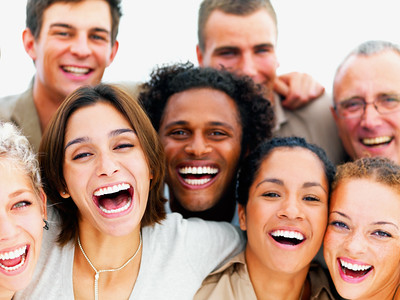
#> input picture Módulos/Módulo2/Scripts/arquivos/rosto05.jpg, 400 x 300 px
$ python py08.py
#> lines starting #> are read from the running program, lines starting #| are printed output that depends on the picture; after the words box and inside, x2 and y2 are one past the last pixel; in counts of white or black regions, pixels touching at a corner belong together
# -*- coding: utf-8 -*-
"""
Created on Tue Apr 28 17:03:33 2020

@author: André
"""

import numpy as np
import cv2
import matplotlib.pyplot as plt

# Ler imagem
rosto = cv2.imread('arquivos/rosto05.jpg')
#> rosto is the input picture: shape (300, 400, 3); mean B, G, R 136.4, 152.3, 188.1
rosto = cv2.cvtColor(rosto, cv2.COLOR_BGR2RGB)
#rosto = cv2.GaussianBlur(rosto,(51,33),0)
plt.imshow(rosto)

face_cascade = cv2.CascadeClassifier('arquivos/haarcascade_frontalface_default.xml')

eye_cascade = cv2.CascadeClassifier('arquivos/haarcascade_eye.xml')


# Função que detecta os rostos
#******************************************************************************************

def detect_face(img):


    face_img = img.copy()

    #face_rects = face_cascade.detectMultiScale(face_img)
    face_rects = face_cascade.detectMultiScale(face_img, scaleFactor=1.5, minNeighbors=5)
#> face_rects = [[36, 4, 81, 81], [139, 83, 122, 122], [45, 104, 122, 122], [228, 147, 122, 122]]

    for (x,y,w,h) in face_rects:
        cv2.rectangle(face_img, (x,y), (x+w,y+h), (0,0,255), 4)
#> this loop made 4 passes
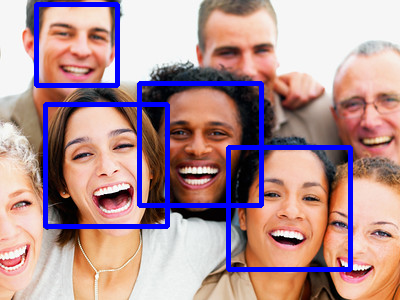
#> face_img: shape (300, 400, 3); mean R, G, B 178.2, 144.9, 148.8

    return face_img

#******************************************************************************************


# Função que detecta os olhos
#******************************************************************************************
def detect_eyes(img):

    face_img = img.copy()

    eyes = eye_cascade.detectMultiScale(face_img)
#> eyes = [[55, 22, 23, 23], [86, 26, 24, 24], [249, 38, 24, 24], [169, 120, 24, 24], [201, 120, 25, 25], [70, 142, 26, 26], [261, 184, 21, 21], [6, 191, 27, 27], [368, 222, 24, 24], [108, 131, 26, 26], [104, 129, 36, 36]]

    for (x,y,w,h) in eyes:
        cv2.rectangle(face_img, (x,y), (x+w,y+h), (0,255,0), 3)
#> this loop made 11 passes
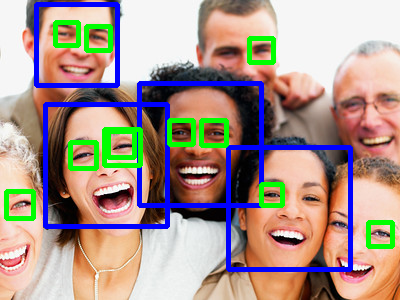
#> face_img: shape (300, 400, 3); 4.46% of pixels changed, all inside (x1, y1, x2, y2) = (4, 20, 395, 249)

    return face_img

#******************************************************************************************

result = detect_face(rosto)

result = detect_eyes(result)

plt.imshow(result)
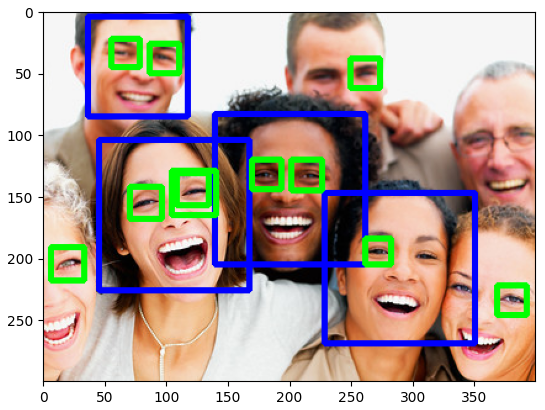
#> figure drawn by matplotlib, 1 panel

$ run again, with Módulos/Módulo2/Scripts/arquivos/rosto02.jpg copied over Módulos/Módulo2/Scripts/arquivos/rosto05.jpg
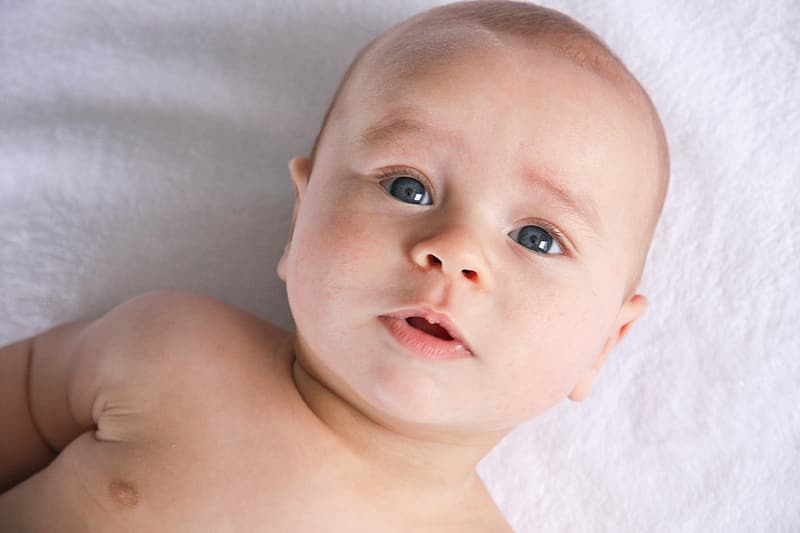
#> input picture Módulos/Módulo2/Scripts/arquivos/rosto02.jpg, 800 x 533 px
#> rosto is the input picture: shape (533, 800, 3); mean B, G, R 169.8, 172.2, 195.3
#> face_rects = ()
#> eyes = [[623, 288, 23, 23], [504, 207, 69, 69], [98, 464, 54, 54], [400, 231, 56, 56], [360, 146, 88, 88], [377, 288, 80, 80], [182, 42, 436, 436]]
#> the loop in detect_eyes, `for (x,y,w,h) in eyes:` made 7 passes
#> after the loop in detect_eyes, `for (x,y,w,h) in eyes:`:
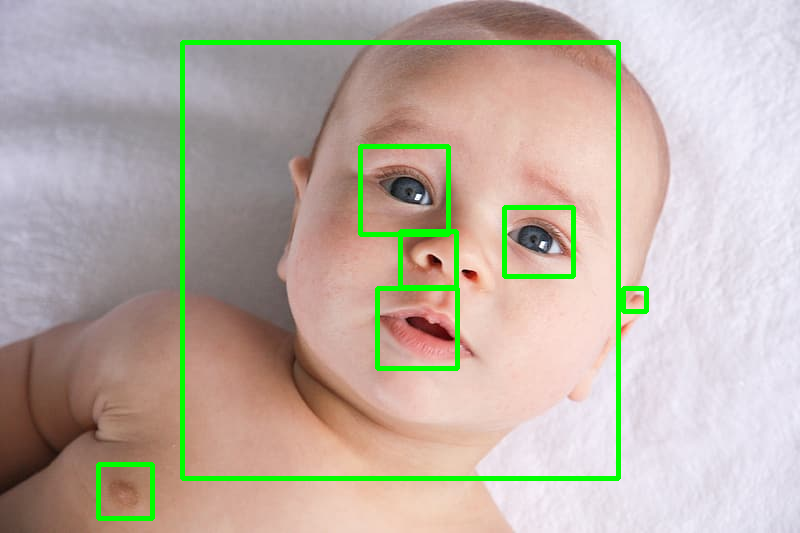
#> face_img: shape (533, 800, 3); mean R, G, B 188, 175.5, 164.1
#> `plt.imshow(result)`:
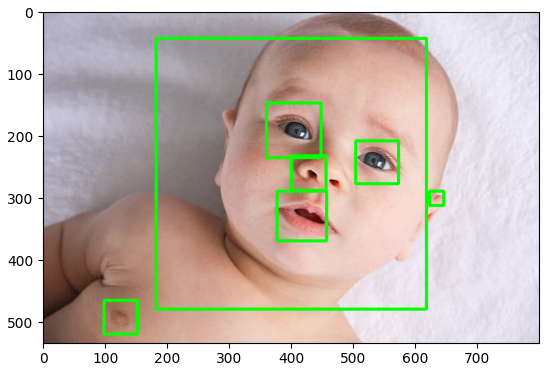
#> figure drawn by matplotlib, 1 panel

$ run again, with Módulos/Módulo2/Scripts/arquivos/rosto03.jpg copied over Módulos/Módulo2/Scripts/arquivos/rosto05.jpg
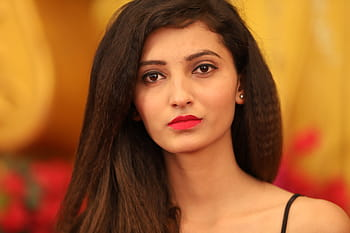
#> input picture Módulos/Módulo2/Scripts/arquivos/rosto03.jpg, 350 x 233 px
#> rosto is the input picture: shape (233, 350, 3); mean B, G, R 44.1, 95.3, 160
#> face_rects = [[122, 26, 122, 122]]
#> the loop in detect_face, `for (x,y,w,h) in face_rects:` made 1 pass
#> after the loop in detect_face, `for (x,y,w,h) in face_rects:`:
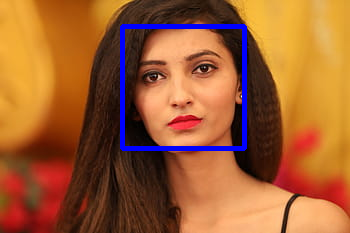
#> face_img: shape (233, 350, 3); mean R, G, B 157.8, 94.1, 51
#> eyes = [[184, 49, 37, 37], [139, 62, 30, 30]]
#> the loop in detect_eyes, `for (x,y,w,h) in eyes:` made 2 passes
#> `plt.imshow(result)`:
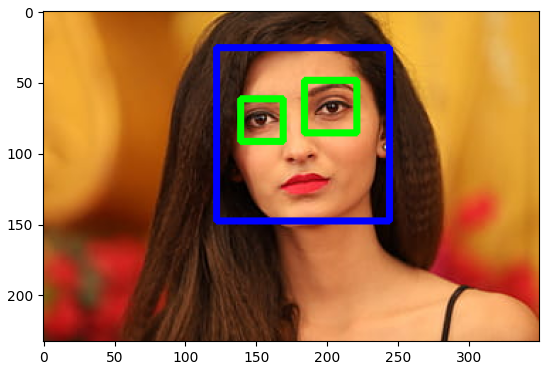
#> figure drawn by matplotlib, 1 panel
